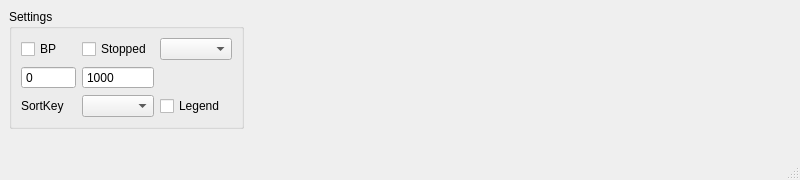
<?xml version="1.0" encoding="UTF-8"?>
<ui version="4.0">
 <class>MainWindow</class>
 <widget class="QMainWindow" name="MainWindow">
  <property name="geometry">
   <rect>
    <x>0</x>
    <y>0</y>
    <width>800</width>
    <height>180</height>
   </rect>
  </property>
  <property name="windowTitle">
   <string>MainWindow</string>
  </property>
  <widget class="QWidget" name="centralwidget">
   <layout class="QGridLayout" name="gridLayout">
    <item row="1" column="1">
     <widget class="QGroupBox" name="groupBox">
      <property name="sizePolicy">
       <sizepolicy hsizetype="Minimum" vsizetype="Minimum">
        <horstretch>0</horstretch>
        <verstretch>0</verstretch>
       </sizepolicy>
      </property>
      <property name="title">
       <string>Settings</string>
      </property>
      <layout class="QGridLayout" name="gridLayout_2">
       <item row="1" column="0">
        <widget class="QSpinBox" name="t0_edit">
         <property name="buttonSymbols">
          <enum>QAbstractSpinBox::NoButtons</enum>
         </property>
         <property name="minimum">
          <number>-100000</number>
         </property>
         <property name="maximum">
          <number>100000</number>
         </property>
        </widget>
       </item>
       <item row="0" column="0">
        <widget class="QCheckBox" name="BP_checkBox">
         <property name="text">
          <string>BP</string>
         </property>
        </widget>
       </item>
       <item row="1" column="1">
        <widget class="QSpinBox" name="t1_edit">
         <property name="buttonSymbols">
          <enum>QAbstractSpinBox::NoButtons</enum>
         </property>
         <property name="minimum">
          <number>-100000</number>
         </property>
         <property name="maximum">
          <number>100000</number>
         </property>
         <property name="value">
          <number>1000</number>
         </property>
        </widget>
       </item>
       <item row="2" column="0">
        <widget class="QLabel" name="label">
         <property name="text">
          <string>SortKey</string>
         </property>
        </widget>
       </item>
       <item row="2" column="1">
        <widget class="QComboBox" name="sortBox"/>
       </item>
       <item row="0" column="1">
        <widget class="QCheckBox" name="stopped_checkbox">
         <property name="text">
          <string>Stopped</string>
         </property>
        </widget>
       </item>
       <item row="0" column="2">
        <widget class="QComboBox" name="colorBox"/>
       </item>
       <item row="2" column="2">
        <widget class="QCheckBox" name="legend_checkBox">
         <property name="text">
          <string>Legend</string>
         </property>
        </widget>
       </item>
      </layout>
     </widget>
    </item>
    <item row="1" column="2">
     <spacer name="horizontalSpacer">
      <property name="orientation">
       <enum>Qt::Horizontal</enum>
      </property>
      <property name="sizeHint" stdset="0">
       <size>
        <width>40</width>
        <height>20</height>
       </size>
      </property>
     </spacer>
    </item>
    <item row="2" column="1" colspan="2">
     <widget class="QWidget" name="plot_widget" native="true"/>
    </item>
   </layout>
  </widget>
  <widget class="QMenuBar" name="menubar">
   <property name="geometry">
    <rect>
     <x>0</x>
     <y>0</y>
     <width>800</width>
     <height>21</height>
    </rect>
   </property>
  </widget>
  <widget class="QStatusBar" name="statusbar"/>
 </widget>
 <resources/>
 <connections/>
</ui>
